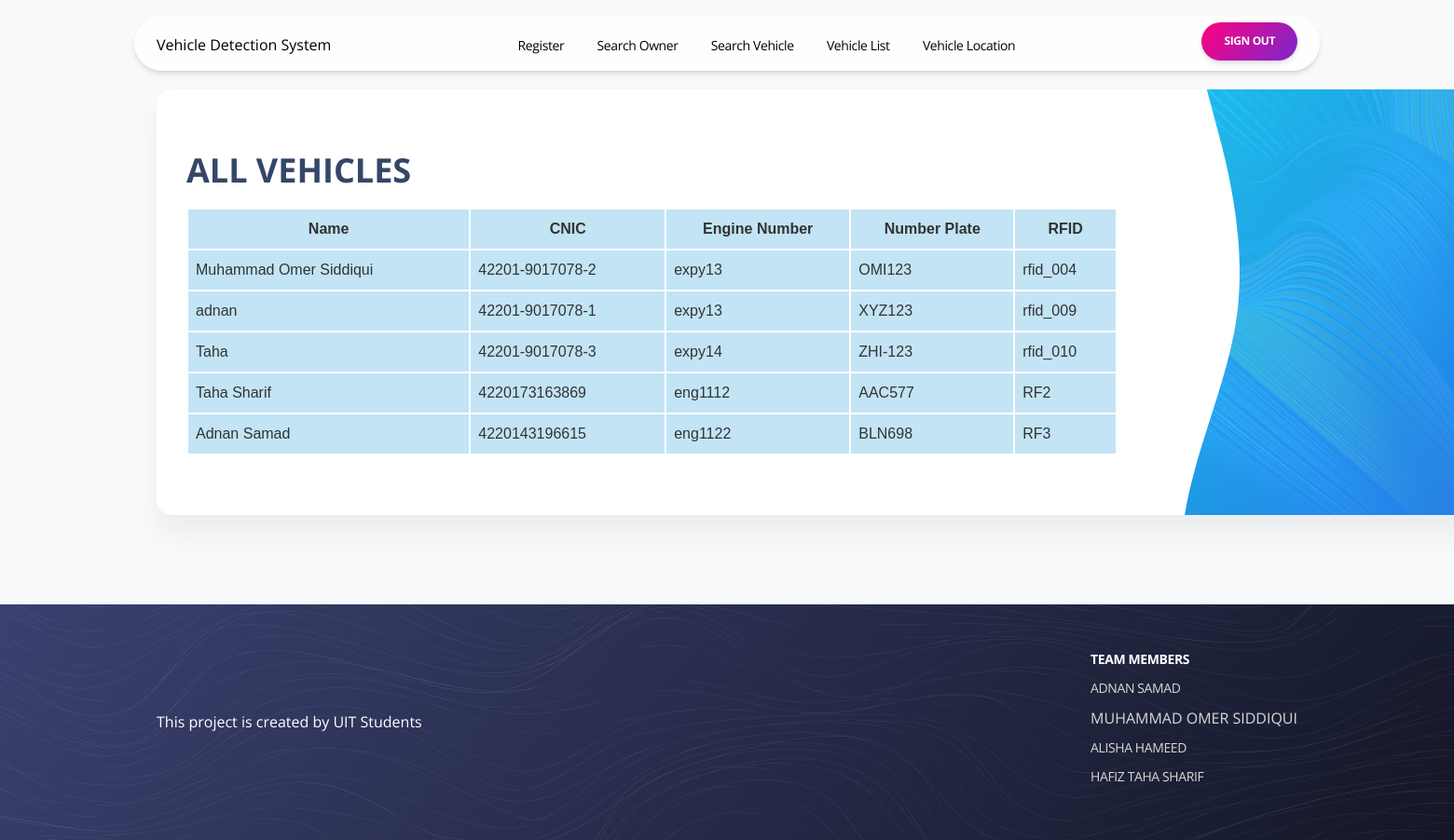
The page /all_vehicles (signed in) on the database its author committed.
### app.py (models this page shows)
class Registration(db.Model):
    id = db.Column(db.Integer, primary_key=True)
    name = db.Column(db.String(100), nullable=False)
    cnic = db.Column(db.String(50), unique=True, nullable=False)
    engine_number = db.Column(db.String(50), nullable=False)
    number_plate = db.Column(db.String(50), db.ForeignKey('vehicle.number_plate'))
    rfid_tag = db.Column(db.String(50), unique=True, nullable=False)

### app.py (the view)
@app.route('/all_vehicles')
@login_required
def all_vehicles():
    vehicles = Registration.query.all()
    return render_template('vehicles.html', vehicles=vehicles)

### app.py (called while the page is built)
@login_manager.user_loader
def load_user(user_id):
    return User.query.get(int(user_id))

### templates/vehicles.html (shortened to what this page needs)
<!DOCTYPE html>
<html lang="en">
  <head>
    <link rel="stylesheet" href="static/css/style.css" />
  </head>
<body>
    <div>
      <link href="static/css/register.css" rel="stylesheet" />
      <div class="register-container">
        <div class="register-contact">
          <div class="register-container5">
            <div class="register-form">
              <h2 class="register-text HeadingOne">ALL VEHICLES</h2>
              <table class="table">
                <thead>
                    <tr>
                        <th>Name</th>
                        <th>CNIC</th>
                        <th>Engine Number</th>
                        <th>Number Plate</th>
                        <th>RFID</th>
                    </tr>
                </thead>
                <tbody>
                    {% for vehicle in vehicles %}
                    <tr>
                        <td>{{ vehicle.name }}</td>
                        <td>{{ vehicle.cnic }}</td>
                        <td>{{ vehicle.engine_number }}</td>
                        <td>{{ vehicle.number_plate }}</td>
                        <td>{{ vehicle.rfid_tag }}</td>
                    </tr>
                    {% endfor %}
                </tbody>
            </table>
</div>
<div class="register-info">
  <img
    alt="image"
    src="static/css/photos/wave-1.svg"
    class="register-image"
  />
  <div class="register-container4"></div>
</div>
</div>
</div>
<footer class="footer-footer">
<div class="footer-container">
<div class="footer-container1">
  <span>This project is created by UIT Students</span>
</div>
<div class="footer-container2">
  <div class="footer-container3">
    <span class="footer-text1 Large">TEAM MEMBERS</span>
    <span class="footer-text2 Large">ADNAN SAMAD</span>
    <span class="footer-text3">MUHAMMAD OMER SIDDIQUI</span>
    <span class="footer-text4 Large">ALISHA HAMEED</span>
    <span class="footer-text5 Large">HAFIZ TAHA SHARIF</span>
  </div>
</div>
</div>
<img
alt="image"
src="static/css/photos/waves-white.svg"
class="footer-image"
/>
</footer>
<div data-role="Header" class="header-header">
<nav class="header-nav">
<div class="header-container">
  <a >
    Vehicle Detection System
  </a>
  <div class="header-full-container1">
    <a class="header-navlink1 Large" href="/register">Register </a>
    <a class="header-navlink1 Large" href="/search_user">Search Owner </a>
    <a class="header-navlink1 Large" href="/search">Search Vehicle </a>
    <a class="header-navlink1 Large" href="/all_vehicles">Vehicle List </a>
    <a class="header-navlink1 Large" href="/vehicle_location">Vehicle Location </a>
  </div>
  <div class="header-container1">
    <div class="header-container2">
      <a href="logout" class="header-navlink6">
        <div class="primary-pink-button-container">
          <button
            class="primary-pink-button-button button ButtonSmall"
          >
            <span>SIGN OUT</span>
          </button>
        </div>
      </a>
    </div>
  </div>
</div>
</nav>
</div>
</div>
</div>
</body>
</html>

### static/css/register.css (style rules this page uses)
.footer-footer { width: 100%; height: auto; display: flex; position: relative; align-items: center; flex-direction: column; background-image: linear-gradient(310deg,#141727,#3a416f); }
.footer-container { color: var(--dl-color-gray-white); width: 100%; display: flex; padding: var(--dl-space-space-tripleunit); z-index: 1; max-width: 1320px; justify-content: space-between; }
.footer-container1 { display: flex; align-self: center; align-items: flex-start; flex-direction: column; }
.footer-container2 { display: flex; justify-content: space-between; }
.footer-container3 { flex: 0 0 auto; display: flex; align-items: flex-start; flex-direction: column; }
.footer-text1 { font-weight: 700; margin-bottom: var(--dl-space-space-halfunit); }
.footer-text2 { color: var(--dl-color-gray-800); transition: 0.3s; margin-bottom: var(--dl-space-space-halfunit); }
.footer-text3 { color: var(--dl-color-gray-800); transition: 0.3s; margin-bottom: var(--dl-space-space-halfunit); }
.footer-text4 { color: var(--dl-color-gray-800); transition: 0.3s; margin-bottom: var(--dl-space-space-halfunit); }
.footer-text5 { color: var(--dl-color-gray-800); transition: 0.3s; margin-bottom: var(--dl-space-space-halfunit); }
.footer-image { top: 0px; left: auto; right: 0px; width: 100%; height: 100%; opacity: 0.7; position: absolute; object-fit: cover; }
.primary-pink-button-container { display: flex; position: relative; }
.primary-pink-button-button { color: var(--dl-color-gray-white); outline: none; background: linear-gradient( 310deg ,#7928ca,#ff0080); box-shadow: 0 4px 7px -1px rgb(0 0 0 / 11%), 0 2px 4px -1px rgb(0 0 0 / 7%); transition: all .15s ease-in; padding-top: var(--dl-space-space-triplequarterunit); border-width: 0px; padding-left: var(--dl-space-space-unitandahalfunit); border-radius: 1.875rem; padding-right: var(--dl-space-space-unitandahalfunit); padding-bottom: var(--dl-space-space-triplequarterunit); }
.register-container { width: 100%; height: auto; display: flex; min-height: 100vh; align-items: center; flex-direction: column; background-color: var(--dl-color-gray-900); }
.register-contact { width: 100%; max-width: 1320px; padding-top: var(--dl-space-space-sixunits); padding-left: var(--dl-space-space-tripleunit); padding-right: var(--dl-space-space-tripleunit); padding-bottom: var(--dl-space-space-sixunits); }
.register-form { flex: 5; display: flex; align-items: flex-start; padding-top: var(--dl-space-space-fourunits); padding-left: var(--dl-space-space-doubleunit); padding-right: var(--dl-space-space-doubleunit); flex-direction: column; padding-bottom: var(--dl-space-space-fourunits); }
.register-text { color: var(--dl-color-secondary-500); margin-bottom: var(--dl-space-space-unit); }
.register-info { flex: 4; color: var(--dl-color-gray-white); display: flex; overflow: hidden; position: relative; align-items: center; padding-left: var(--dl-space-space-sixunits); border-radius: 0px; flex-direction: column; background-size: cover; justify-content: center; background-image: url("public/playground_assets/curved5-1400w.jpg"); border-top-right-radius: var(--dl-radius-radius-radius1); border-bottom-right-radius: var(--dl-radius-radius-radius1); }
.register-image { top: 0px; left: -1px; right: auto; width: 100px; z-index: 2; position: absolute; object-fit: cover; }
.register-container4 { top: auto; left: auto; right: 0px; width: 100%; bottom: 0px; height: 100%; opacity: 0.9; position: absolute; background-image: linear-gradient(310deg,#2152ff,#21d4fd); }
.register-container5 { flex: 0 0 auto; width: 160%; display: flex; box-shadow: 0 20px 27px 0 rgb(0 0 0 / 5%); align-items: stretch; border-radius: var(--dl-radius-radius-radius1); flex-direction: row; background-color: var(--dl-color-gray-white); }
.table { font-family: 'bold', sans-serif; color: #333; width: 100%; margin-left: var(--dl-space-space-units); font-size: 1.0rem; }
td, th { background-color: #c2e4f5; padding: 8px; }

### rows shown on the page
Registration: name "Muhammad Omer Siddiqui", cnic "42201-9017078-2", engine_number "expy13", number_plate "OMI123", rfid_tag "rfid_004"
Registration: name "adnan", cnic "42201-9017078-1", engine_number "expy13", number_plate "XYZ123", rfid_tag "rfid_009"
Registration: name "Taha", cnic "42201-9017078-3", engine_number "expy14", number_plate "ZHI-123", rfid_tag "rfid_010"
Registration: name "Taha Sharif", cnic "4220173163869", engine_number "eng1112", number_plate "AAC577", rfid_tag "RF2"
Registration: name "Adnan Samad", cnic "4220143196615", engine_number "eng1122", number_plate "BLN698", rfid_tag "RF3"
